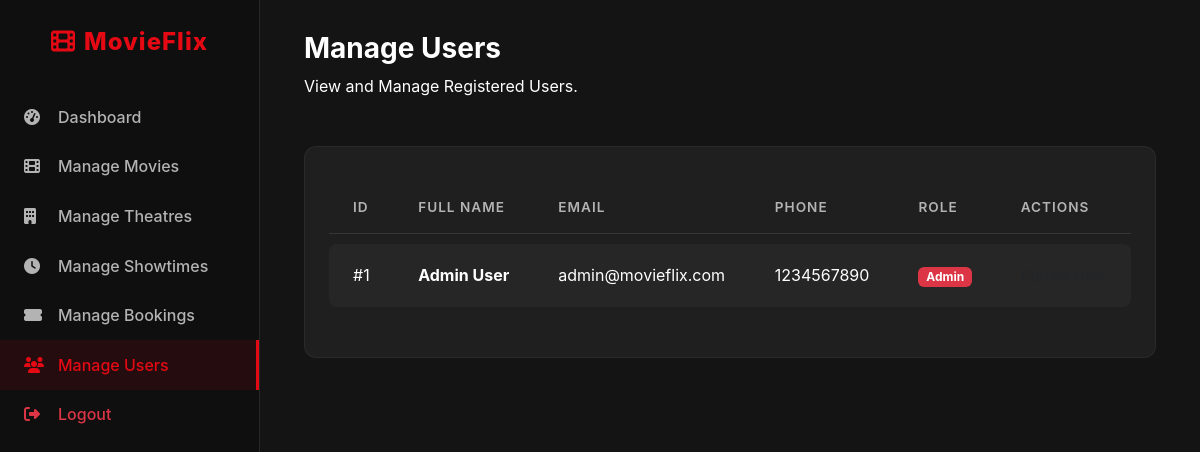
/admin/manage_users.php (signed in), run on the app's committed database.
### tables this page shows
CREATE TABLE IF NOT EXISTS users (
    user_id     INT PRIMARY KEY AUTO_INCREMENT,
    name        VARCHAR(100) NOT NULL,
    email       VARCHAR(100) UNIQUE NOT NULL,
    phone       VARCHAR(15),
    password    VARCHAR(100) NOT NULL,
    role        ENUM('user', 'admin') DEFAULT 'user',
    created_at  TIMESTAMP DEFAULT CURRENT_TIMESTAMP
);

### admin/controllers/manage_users_process.php (called while the page is built, shortened)
<?php
require_once '../config/db.php';
require_once 'admin_header.php';
$limit = 10;
$page = isset($_GET['page']) ? (int)$_GET['page'] : 1;
$offset = ($page - 1) * $limit;
$users = $conn->query("SELECT * FROM users ORDER BY user_id DESC LIMIT $limit OFFSET $offset");

### admin/manage_users.php (the view, shortened to what this page needs)
<?php require_once 'controllers/manage_users_process.php'; ?>
<div class="container-fluid">
    <div class="admin-header">
        <div>
            <h2 class="admin-title">Manage Users</h2>
            <p class="text-white mt-2">View and Manage Registered Users.</p>
        </div>
    </div>
    <div class="admin-table-card">
        <div class="table-responsive">
            <table class="table custom-table">
                <thead>
                    <tr>
                        <th>ID</th>
                        <th>Full Name</th>
                        <th>Email</th>
                        <th>Phone</th>
                        <th>Role</th>
                        <th>Actions</th>
                    </tr>
                </thead>
                <tbody>
                    <?php if ($users->num_rows > 0): ?>
                        <?php while ($row = $users->fetch_assoc()): ?>
                            <tr>
                                <td><span class="text-white">#<?php echo $row['user_id']; ?></span></td>
                                <td class="fw-bold"><?php echo $row['name']; ?></td>
                                <td><?php echo $row['email']; ?></td>
                                <td><?php echo $row['phone']; ?></td>
                                <td>
                                    <span class="badge bg-<?php echo ($row['role'] == 'admin') ? 'danger' : 'primary'; ?>">
                                        <?php echo ucfirst($row['role']); ?>
                                    </span>
                                </td>
                                <td>
                                    <?php if ($row['user_id'] != $_SESSION['user_id']): ?>
                                        <a href="?delete_user=<?php echo $row['user_id']; ?>" class="btn btn-sm btn-outline-danger" onclick="return confirm('Are you Sura!! You want to Delete this User??')">
                                            <i class="fas fa-trash"></i> Delete
                                        </a>
                                    <?php else: ?>
                                        <span class="text-muted small">Current User</span>
                                    <?php endif; ?>
                                </td>
                            </tr>
                        <?php endwhile; ?>
                    <?php else: ?>
                        <tr>
                            <td colspan="6" class="text-center py-4 text-muted">No users found.</td>
                        </tr>
                    <?php endif; ?>
                </tbody>
            </table>
        </div>
    </div>
</div>
</div>
</div>
</body>
</html>

### assets/css/style.css (style rules this page uses)
:root { --primary-color: #e50914; --secondary-color: #141414; --text-color: #ffffff; --text-muted: #b3b3b3; --bg-color: #141414; --card-bg: #1f1f1f; --font-main: 'Inter', sans-serif; --transition-speed: 0.3s; }
body { background-color: var(--bg-color); color: var(--text-color); font-family: var(--font-main); overflow-x: hidden; }
h1, h2, h3, h4, h5, h6 { font-weight: 700; margin-bottom: 1rem; }

### admin/assets/css/style.css (style rules this page uses)
.admin-table-card { background-color: #1f1f1f; border: 1px solid rgba(255, 255, 255, 0.05); border-radius: 12px; padding: 1.5rem; margin-top: 2rem; }
.admin-header { display: flex; justify-content: space-between; align-items: center; margin-bottom: 2rem; }
.admin-title { font-size: 1.75rem; font-weight: 700; color: white; margin: 0; }
.custom-table { width: 100%; border-collapse: separate; border-spacing: 0 10px; color: #e0e0e0; }
.custom-table thead th { background-color: transparent; border-bottom: 1px solid rgba(255, 255, 255, 0.1); color: #b3b3b3; font-weight: 600; text-transform: uppercase; font-size: 0.85rem; letter-spacing: 1px; padding: 1rem 1.5rem; }
.custom-table tbody tr { background-color: rgba(255, 255, 255, 0.03); transition: transform 0.2s, background-color 0.2s; }
.custom-table td { background-color: transparent; color: white; padding: 1.2rem 1.5rem; vertical-align: middle; border: none; }
.custom-table td:first-child { border-top-left-radius: 8px; border-bottom-left-radius: 8px; }
.custom-table td:last-child { border-top-right-radius: 8px; border-bottom-right-radius: 8px; }

### data on the page
users: user_id "1", name "Admin User", email "admin@movieflix.com", phone "1234567890", role "Admin"
